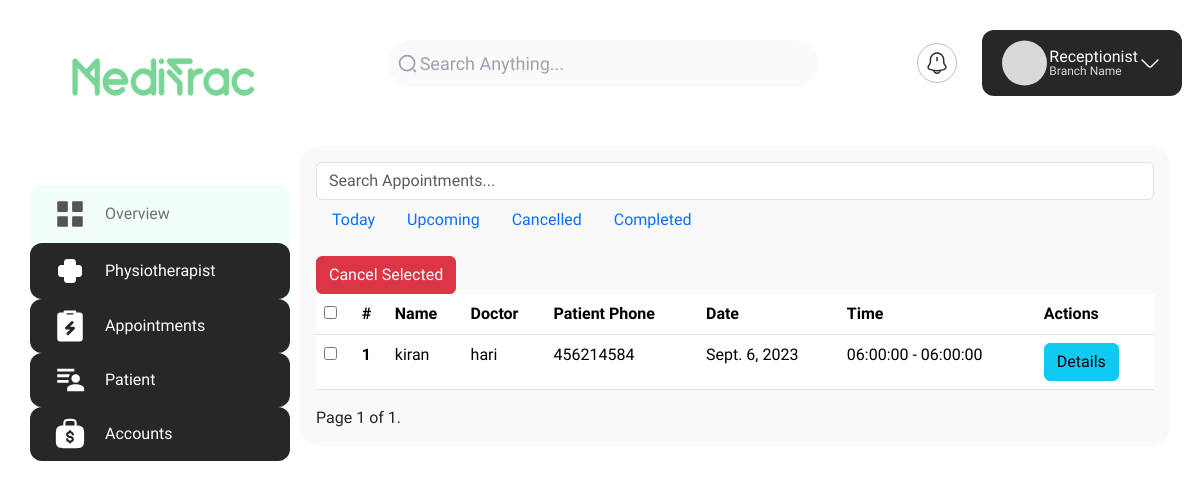
The page /reception/appointment/list/ on the database as committed earlier.
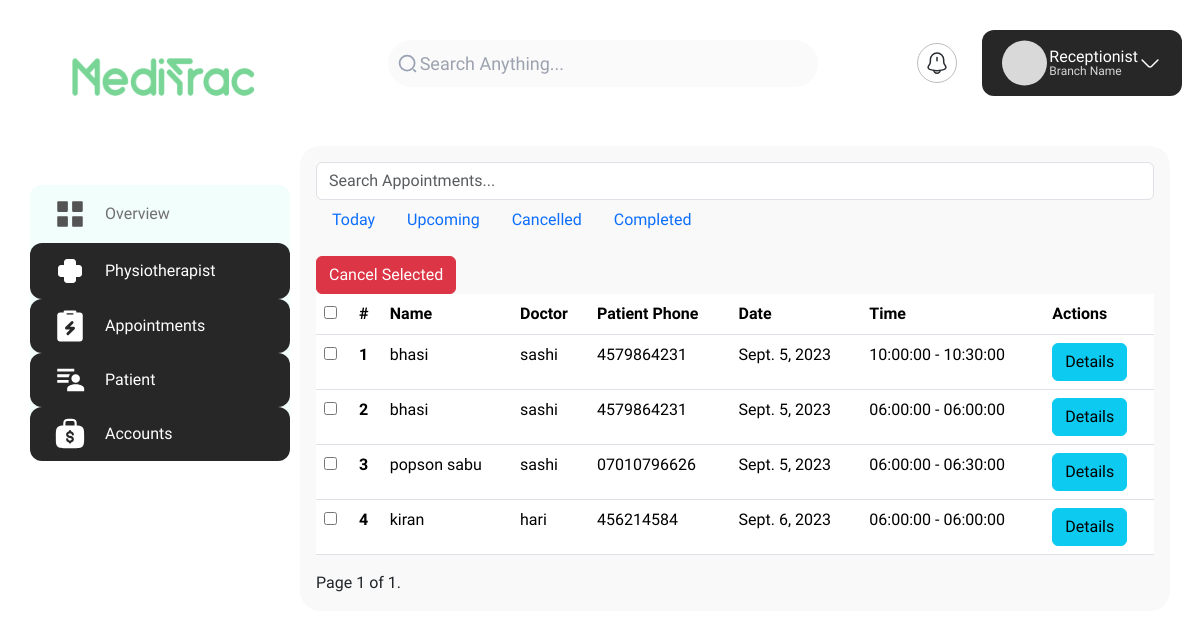
The same page on the database as committed later.
### receptionist/models.py (models this page shows, shortened)
class Appointment(models.Model):
    patient = models.ForeignKey(Patient, on_delete=models.CASCADE, related_name='appointments')
    therapist = models.ForeignKey(Therapist, on_delete=models.CASCADE, related_name='appointments')
    time_slot = models.ForeignKey(TimeSlot, on_delete=models.SET_NULL, null=True, related_name='appointments')
    appointment_date = models.DateField()
    created_at = models.DateTimeField(auto_now_add=True)
    updated_at = models.DateTimeField(auto_now=True)
    status = models.CharField(max_length=20, choices=APPOINTMENT_STATUS, default=PENDING)
    invoice = models.OneToOneField('Invoice', null=True, blank=True, on_delete=models.SET_NULL, related_name='related_appointment')
    class Meta:
        unique_together = ('therapist', 'time_slot', 'appointment_date')
        ordering = ['appointment_date', 'time_slot']

class Patient(models.Model):
    name = models.CharField(max_length=100, null=True, blank=True)
    address = models.TextField()
    specialities = models.ManyToManyField('Speciality')
    branch = models.ForeignKey('Branch', on_delete=models.CASCADE)
    phone = models.CharField(max_length=15)
    date_of_birth = models.DateField()
    gender = models.CharField(max_length=10, choices=GENDER_CHOICES)
    height = models.DecimalField(max_digits=5, decimal_places=2, null=True, blank=True)
    weight = models.DecimalField(max_digits=5, decimal_places=2, null=True, blank=True)
    blood_group = models.CharField(max_length=5, choices=BLOOD_GROUP_CHOICES, null=True, blank=True)
    notes = models.TextField(null=True, blank=True)
    profile_photo = models.ImageField(upload_to='receptionist/patients/', default='default/bear.png')
    email = models.EmailField(max_length=255, unique=True, default='unknown@email.com')
    password = models.CharField(max_length=128, null=True, blank=True)
    date_added = models.DateTimeField(auto_now_add=True)
    patient_id = models.CharField(max_length=10, unique=True)
    tags = models.ManyToManyField(Tag, blank=True)

class Therapist(models.Model):
    name = models.CharField(max_length=100)
    address = models.TextField()
    qualification = models.CharField(max_length=200)  # Added Qualification
    specialities = models.ManyToManyField(Speciality)
    branch = models.ForeignKey(Branch, on_delete=models.CASCADE)
    phone = models.CharField(max_length=15)
    date_of_birth = models.DateField()
    GENDER_CHOICES = [('male', 'Male'), ('female', 'Female')]
    gender = models.CharField(max_length=6, choices=GENDER_CHOICES)
    appointment_interval = models.PositiveIntegerField()  # Changed name to appointment_interval
    working_days = models.ManyToManyField(WorkingDay, through='TherapistWorkingDay')  # Through an intermediary model
    is_active = models.BooleanField(default=True)
    profile_photo = models.ImageField(upload_to='receptionist/therapists/', blank=True, null=True)

class TimeSlot(models.Model):
    start_time = models.TimeField()
    end_time = models.TimeField()
    def __str__(self):
        return f"{self.start_time} - {self.end_time}"

### receptionist/views.py (the view)
# urls.py: path('appointment/list/', views.list_appointments, name='list_appointments'),
def list_appointments(request):
    is_ajax = request.headers.get('X-Requested-With') == 'XMLHttpRequest'
    if request.method == 'GET' and is_ajax:
        search_query = request.GET.get('search', '')
        status_filter = request.GET.get('status', 'all')
        appointments = Appointment.objects.filter(
            Q(patient__user__first_name__icontains=search_query) |
            Q(therapist__name__icontains=search_query) |
            Q(appointment_date__icontains=search_query)
        )
        if status_filter == 'today':
            appointments = appointments.filter(appointment_date=timezone.now().date())
        elif status_filter == 'upcoming':
            appointments = appointments.filter(appointment_date__gt=timezone.now().date())
        elif status_filter == 'cancelled':
            appointments = appointments.filter(status='Cancelled')
        elif status_filter == 'completed':
            appointments = appointments.filter(status='Completed')
        appointments = appointments.values('id', 'patient__name', 'therapist__name', 'appointment_date', 'status', 'time_slot__name', 'patient__phone')
        return JsonResponse(list(appointments), safe=False)
    else:
        search_query = request.GET.get('search', '')
        status_filter = request.GET.get('status', 'all')
        selected_appointments = request.GET.get('selected_appointments', '')
        appointments = Appointment.objects.filter(
                Q(patient__name__icontains=search_query) |  # changed from patient__user__first_name to patient__name
                Q(therapist__name__icontains=search_query) |
                Q(appointment_date__icontains=search_query)
            )
        if status_filter == 'today':
            appointments = appointments.filter(appointment_date=timezone.now().date())
        elif status_filter == 'upcoming':
            appointments = appointments.filter(appointment_date__gt=timezone.now().date())
        elif status_filter == 'cancelled':
            appointments = appointments.filter(status='Cancelled')
        elif status_filter == 'completed':
            appointments = appointments.filter(status='Completed')
        paginator = Paginator(appointments, 10)
        page_number = request.GET.get('page')
        page_appointments = paginator.get_page(page_number)
        context = {
            'appointments': page_appointments,
            'search_query': search_query,
            'status_filter': status_filter
        }
        return render(request, 'reception/list_appointments.html', context)

### templates/reception/list_appointments.html (shortened to what this page needs)
{% extends 'reception/base.html' %}
{% block content %}
  <div class="form-group">
    <input type="text" class="form-control" id="search" placeholder="Search Appointments..." value="{{ search_query }}">
  </div>
  <ul class="nav nav-pills mb-3">
    <li class="nav-item">
      <a class="nav-link {% if status_filter == 'today' %}active{% endif %}" href="?status=today">Today</a>
    </li>
    <li class="nav-item">
      <a class="nav-link {% if status_filter == 'upcoming' %}active{% endif %}" href="?status=upcoming">Upcoming</a>
    </li>
    <li class="nav-item">
      <a class="nav-link {% if status_filter == 'cancelled' %}active{% endif %}" href="?status=cancelled">Cancelled</a>
    </li>
    <li class="nav-item">
      <a class="nav-link {% if status_filter == 'completed' %}active{% endif %}" href="?status=completed">Completed</a>
    </li>
  </ul>
  <form method="POST" action="">
    <button type="submit" name="cancel_selected" class="btn btn-danger">Cancel Selected</button>
    <table class="table">
      <thead>
        <tr>
          <th scope="col"><input type="checkbox" id="select_all"></th>
          <th scope="col">#</th>
          <th scope="col">Name</th>
          <th scope="col">Doctor</th>
          <th scope="col">Patient Phone</th>
          <th scope="col">Date</th>
          <th scope="col">Time</th>
          <th scope="col">Actions</th>
        </tr>
      </thead>
      <tbody>
        {% for appointment in appointments %}
          <tr>
            <td><input type="checkbox" class="select_item" name="selected_appointments" value="{{ appointment.id }}"></td>
            <th scope="row">{{ forloop.counter }}</th>
            <td>{{ appointment.patient.name }}</td>
            <td>{{ appointment.therapist.name }}</td>
            <td>{{ appointment.patient.phone }}</td>
            <td>{{ appointment.appointment_date }}</td>
            <td>{{ appointment.time_slot }}</td>
            <td>
              <button type="button" class="btn btn-info" data-toggle="modal" data-target="#profileCard{{ appointment.id }}">Details</button>
          </td>
        </tr>
      {% endfor %}
    </tbody>
  </table>
  <div class="pagination">
    <span class="step-links">
        <span class="current">
            Page {{ appointments.number }} of {{ appointments.paginator.num_pages }}.
        </span>
    </span>
  </div>
{% endblock %}

### templates/reception/base.html (shortened to what this page needs)
<!DOCTYPE html>
{% load static %}
<html lang="en">
<head>
        <link rel="stylesheet" href="{% static 'css/panel_style.css' %}">
        <link href="https://cdn.jsdelivr.net/npm/bootstrap@5.3.1/dist/css/bootstrap.min.css" rel="stylesheet"
>
        <link href="https://unpkg.com/boxicons@2.1.4/css/boxicons.min.css" rel="stylesheet" />
        <link href="https://cdn.jsdelivr.net/npm/tailwindcss@2.2.16/dist/tailwind.min.css" rel="stylesheet">
</head>
<nav class="sidebar">
    <div class="logo_item d-flex justify-content-between">
        <img class="logo_img" src="{% static 'images/panel/LOGO MEDTRACE 1.png' %}">
    </div>
    <div class="menu_content">
        <ul class="menu_items main_menu">
            <li class="item">
                <a href="{% url 'receptionist_dashboard' %}" class="nav_link">
                    <span class="navlink_icon">
                        <img src="{% static 'images/panel/menu.svg' %}" alt="">
                    </span>
                    <span class="navlink">Overview</span>
                </a>
            </li>
            <li class="nav-item">
                <a class="nav_link" href="#" id="navbarDropdown" role="button" data-bs-toggle="dropdown" aria-expanded="false">
                    <span class="navlink_icon">
                        <img src="{% static 'images/panel/doctor.svg' %}" alt="">
                    </span>
                    <span class="navlink">Physiotherapist</span>
                </a>
            </li>
            <li class="nav-item">
                <a class="nav_link" href="#" id="navbarDropdownAppointments" role="button" data-bs-toggle="dropdown" aria-expanded="false">
                    <span class="navlink_icon">
                        <img src="{% static 'images/panel/icon-park-solid_order.svg' %}" alt="">
                    </span>
                    <span class="navlink">Appointments</span>
                </a>
            </li>
            <li class="nav-item">
                <a class="nav_link" href="#" id="navbarDropdownPatient" role="button" data-bs-toggle="dropdown" aria-expanded="false">
                    <span class="navlink_icon">
                        <img src="{% static 'images/panel/patient_list.svg' %}" alt="">
                    </span>
                    <span class="navlink">Patient</span>
                </a>
            </li>
            <li class="nav-item">
                <a class="nav_link" href="#" id="navbarDropdownAccounts" role="button" data-bs-toggle="dropdown" aria-expanded="false">
                    <span class="navlink_icon">
                        <img src="{% static 'images/panel/moneybag.svg' %}" alt="">
                    </span>
                    <span class="navlink">Accounts</span>
                </a>
            </li>
        </ul>
    </div>
</nav>
    <section class="main_content dashboard_part">
        <div class="container-fluid g-0">
            <div class="row">
                <div class="col-lg-12 p-0">
                    <div class="header_iner d-flex justify-content-between align-items-center">
                        <div class="search_bar">
                            <img src="{% static 'images/panel/search.svg' %}" alt="">
                            <input type="text" placeholder="Search Anything..." />
                        </div>
                        <div class="navbar_content">
                            <div class="notification-container">
                                <img src="{% static 'images/panel/bell.svg' %}" alt="" />
                            </div>
                            <div class="super-admin-container">
                                <img class="admin-img" src="{% static 'images/panel/Ellipse 1496.svg' %}" alt="" />
                                <div class="super-admin-text">
                                    <div class="main-text">Receptionist</div>
                                    <div class="sub-text">Branch Name</div>
                                </div>
                                <img class="img-arrow" src="{% static 'images/panel/arrow-down.svg' %}" alt="">
                            </div>
                        </div>
                    </div>
                </div>
            </div>
        </div>
        <div class="main_content_iner">
            <div class="container-fluid p-0">
                <div class="row justify-content-center">
                    <div class="col-lg-12">
                        <div class="content-wrapper p-3">
                            {% block content %}
                            {% endblock content %}
                        </div>
                    </div>
                </div>
            </div>
        </div>
    </section>
</body>
</html>

### static/css/panel_style.css (style rules this page uses)
* { margin: 0; padding: 0; box-sizing: border-box; font-family: 'Plus Jakarta Sans', sans-serif; }
:root { --blue-color: #4070f4; --grey-color: #707070; }
.sidebar { background-color: #fff; width: 270px; position: fixed; top: 0; left: 20px; height: 100vh; padding: 0 10px; z-index: 999; overflow: hidden; overflow-y: auto; transition: all 0.5s ease; border: none; }
.menu_content { margin-top: 60px; position: relative; background-color: #f2fefb; border-radius: 12px; }
.item { padding: 2px 0; }
.main_menu { padding: 0 0; list-style: none; }
.navlink_icon { position: relative; font-size: 22px; min-width: 50px; line-height: 40px; display: inline-block; text-align: center; border-radius: 6px; }
.sidebar .nav_link { display: flex; align-items: center; width: 100%; padding: 10px 15px; border-radius: 8px; text-decoration: none; color: var(--grey-color); white-space: nowrap; }
.nav_link.active { background-color: #272727 !important; border-radius: 12px; padding: 10px 15px; outline: none; color: white; }
.nav_link.active .navlink_icon img { filter: brightness(0) invert(1); }
.navlink_icon { display: flex; align-items: center; justify-content: center; }
.navbar_content { display: flex; align-items: center; column-gap: 25px; }
section { display: block; }
.main_content { padding-left: 270px; width: 100%; padding-top: 0% !important; transition: 0.5s; position: relative; min-height: 100vh; padding-bottom: 90px; overflow: hidden; }
.main_content_iner { min-height: 68vh; transition: 0.5s; margin: 20px 30px 30px; }
.header_iner { top: 0; z-index: 99; padding: 30px; position: relative; border-radius: 0; }
.logo_img { margin-top: 25px; margin-left: 15px; width: 200px; height: 60px; }
.search_bar { height: 47px; max-width: 430px; width: 100%; position: relative; }
.search_bar img { position: absolute; top: 30%; left: 10px; height: 19px; }
.search_bar input { height: 100%; width: 100%; border-radius: 25px; font-size: 18px; outline: none; background-color: #fafafa; color: var(--grey-color); padding: 0 32px; border: none !important; }
.notification-container { display: flex; align-items: center; justify-content: center; width: 40px; height: 40px; border-radius: 100%; border: 1px solid rgb(190, 189, 189); }
.super-admin-container { display: flex; flex-direction: row; align-items: center; justify-content: space-around; padding: 10px 20px; border-radius: 12px; background-color: #272727; }
.super-admin-container .super-admin-text { padding-left: 2px; display: flex; flex-direction: column; }
.super-admin-container .main-text { color: white; font-size: 16px; font-weight: 500; line-height: 16px; }
.super-admin-container .sub-text { color: rgb(214, 214, 214); font-size: 12px; font-weight: 400; line-height: 12px; }
.content-wrapper { background-color: #f9f9f9; border-radius: 20px; }

### templates/reception/base.html (style rules this page uses)
.sidebar { width: 280px; min-height: 100vh; background-color: #ffffff; color: #000000; }
.logo_item { padding: 20px 20px; }
.nav_link { padding: 15px 20px; display: flex; align-items: center; text-decoration: none; color: #000000; transition: background-color 0.3s ease; }
.navlink_icon { margin-right: 10px; }

Rows that differ between the two databases and show on the page:
added Appointment: patient.name "bhasi", therapist.name "sashi", patient.phone "4579864231", appointment_date "Sept. 5, 2023", time_slot "10:00:00 - 10:30:00"
added Appointment: patient.name "bhasi", therapist.name "sashi", patient.phone "4579864231", appointment_date "Sept. 5, 2023", time_slot "06:00:00 - 06:00:00"
added Appointment: patient.name "popson sabu", therapist.name "sashi", patient.phone "07010796626", appointment_date "Sept. 5, 2023", time_slot "06:00:00 - 06:30:00"
